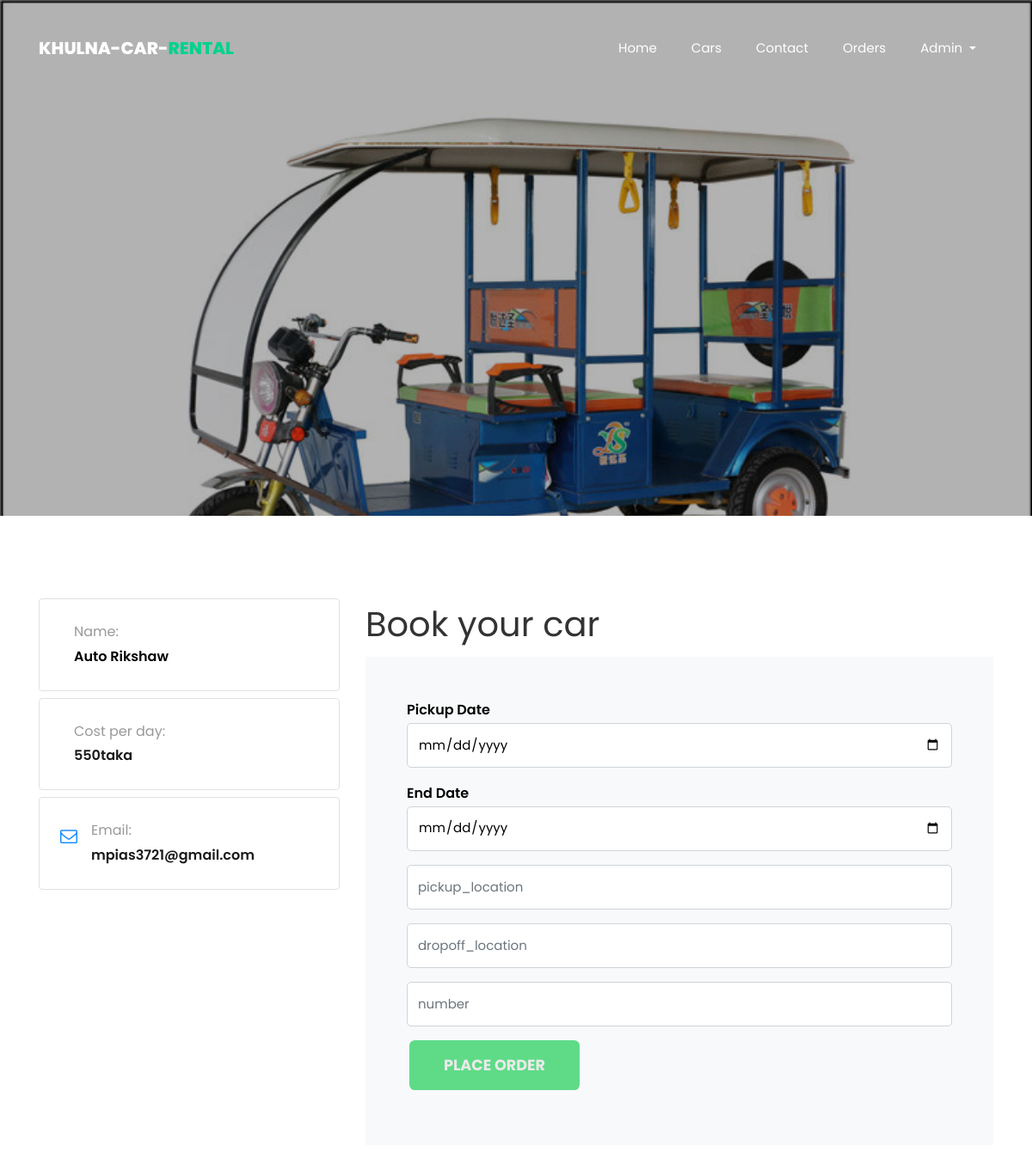
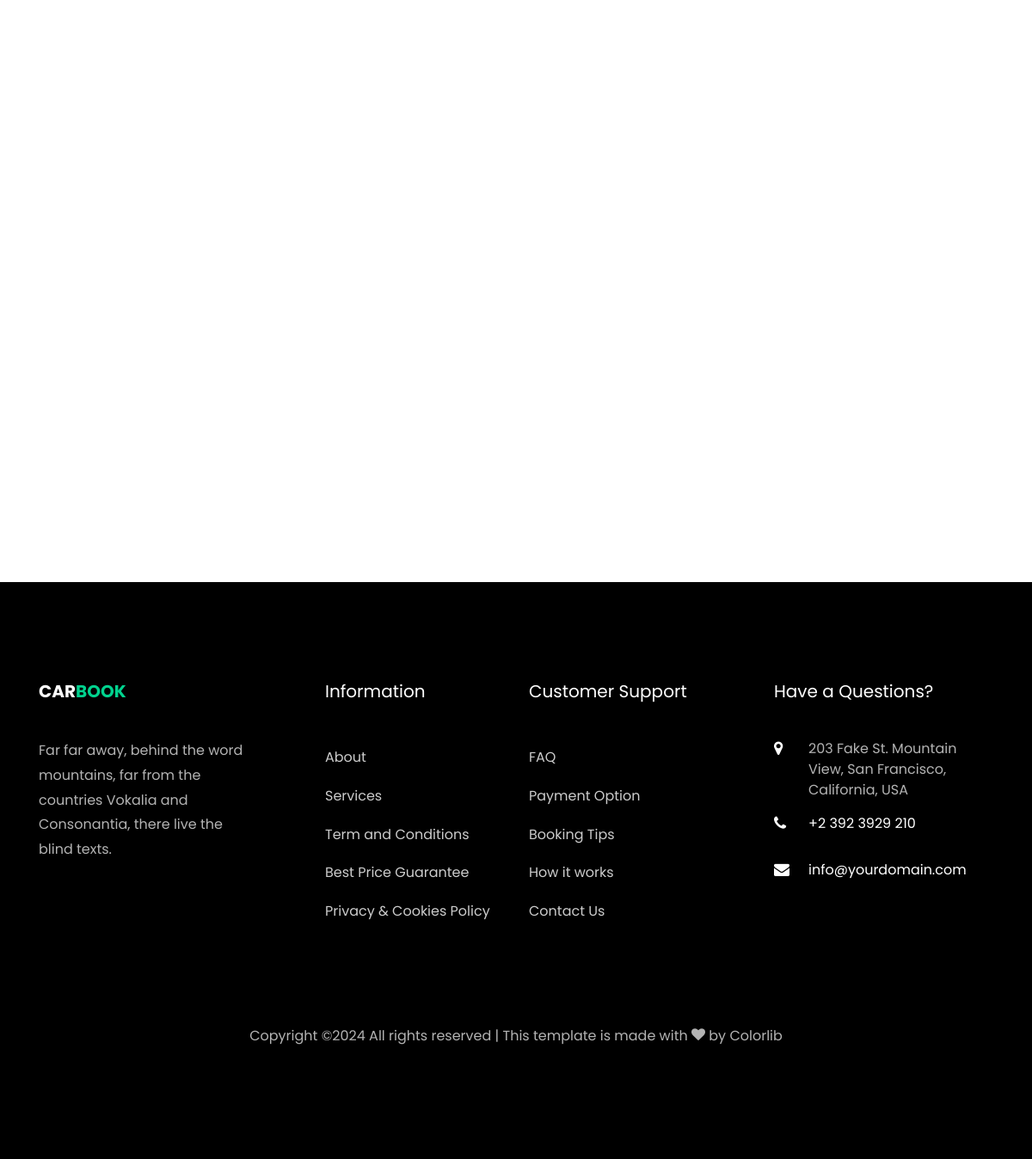
/book-car/9/ (signed in), run on the app's committed database (2 pictures, top to bottom).
### car/models.py (models this page shows, shortened)
class Car(models.Model):
    image = models.ImageField(upload_to='Cars', null=False, blank=False)
    car_name = models.CharField(max_length=100)
    category = models.ForeignKey(category, on_delete=models.CASCADE,blank=True, null =True)
    company_name = models.CharField(max_length=100)
    num_of_seats = models.IntegerField()
    cost_par_day = models.IntegerField()
    description = models.TextField()
    is_available= models.BooleanField(default=True)
    like = models.IntegerField(default=0)

### car/views.py (the view)
# urls.py: path('book-car/<int:id>/', views.book_car, name='book-car'),
@login_required
def book_car(request, id):
    car = Car.objects.get(id=id)
    if request.method == 'POST':
        rental_start_date = datetime.strptime(request.POST.get('rental_start_date'), '%Y-%m-%d')
        rental_end_date = datetime.strptime(request.POST.get('rental_end_date'), '%Y-%m-%d')
        pickup_location = request.POST.get('pickup_location')
        dropoff_location = request.POST.get('dropoff_location')
        phone = request.POST.get('phone')
        booking = Booking.objects.create(car=car, customer=request.user, rental_start_date=rental_start_date, rental_end_date=rental_end_date, phone=phone, pickup_location=pickup_location, dropoff_location=dropoff_location)
        subject = 'New car booked'
        html_content = render_to_string('home/email.html', {'booking': booking, })
        send_mail(
                    subject,
                    'from {{request.user.email}}',
                    'KhulnaCarRental.com',
                    ['mpias3721@gmail.com'],
                    fail_silently=False,
                    html_message=html_content,
                )
        return redirect('booking_details')
    else:
        return render(request, 'home/book_car.html', {'car': car})

### template/home/book_car.html (shortened to what this page needs)
{% include 'base/base.html' %}
{% block home %}
  <section class="hero-wrap hero-wrap-2 js-fullheight" style="background-image: url({{car.image.url}});" data-stellar-background-ratio="0.5">
    <div class="overlay"></div>
    <div class="container">
      <div class="row no-gutters slider-text js-fullheight align-items-end justify-content-start">
      </div>
    </div>
  </section>
  <section class="ftco-section contact-section">
    <div class="container">
      <div class="row d-flex mb-5 contact-info">
          <div class="col-md-4">
              <div class="row mb-5">
                <div class="col-md-12">
                    <div class="border w-100 p-4 rounded mb-2 d-flex">
                      <p><span>Name:</span>{{car.car_name}}</p>
                    </div>
                </div>
                <div class="col-md-12">
                    <div class="border w-100 p-4 rounded mb-2 d-flex">
                      <p><span>Cost per day:</span> <a href="">{{car.cost_par_day}}taka</a></p>
                    </div>
                </div>
                <div class="col-md-12">
                    <div class="border w-100 p-4 rounded mb-2 d-flex">
                        <div class="icon mr-3">
                            <span class="icon-envelope-o"></span>
                        </div>
                      <p><span>Email:</span> <a href="mailto:mpias3721@gmail.com">mpias3721@gmail.com</a></p>
                    </div>
                </div>
              </div>
        </div>
        <div class="col-md-8 block-9 mb-md-5">
          <h1>Book your car</h1>
            <form method="post" class="bg-light p-5 contact-form" id="booking-form"  >
                <div class="form-group">
                    <p>Pickup Date</p>
                    <input type="date" class="form-control"  placeholder="Start date" name="rental_start_date" id="rental_start_date" required>
                </div>
                <div class="form-group">
                    <p>End Date</p>
                    <input type="date" class="form-control"   placeholder="End date" name="rental_end_date" id="rental_end_date" required>
                </div>
                <div class="form-group">
                    <input type="text" class="form-control"  list="areas"  placeholder="pickup_location" name="pickup_location" required>
                </div>
                <div class="form-group">
                    <input type="text" class="form-control"  list="areas" placeholder="dropoff_location" name="dropoff_location" required>
                </div>
                <div class="form-group">
                    <input type="tel" class="form-control"  name="phone" id="phone" placeholder="number" required>
                </div>
                <div class="form-group">
                    <input type="submit" value="place order" class="btn">
                </div>
            </form>
        </div>
      </div>
      <div class="row justify-content-center">
          <div class="col-md-12">
              <div id="map" class="bg-white"></div>
          </div>
      </div>
    </div>
  </section>
  <footer class="ftco-footer ftco-bg-dark ftco-section">
    <div class="container">
      <div class="row mb-5">
        <div class="col-md">
          <div class="ftco-footer-widget mb-4">
            <h2 class="ftco-heading-2"><a href="#" class="logo">Car<span>book</span></a></h2>
            <p>Far far away, behind the word mountains, far from the countries Vokalia and Consonantia, there live the blind texts.</p>
            <ul class="ftco-footer-social list-unstyled float-md-left float-lft mt-5">
            </ul>
          </div>
        </div>
        <div class="col-md">
          <div class="ftco-footer-widget mb-4 ml-md-5">
            <h2 class="ftco-heading-2">Information</h2>
            <ul class="list-unstyled">
              <li><a href="#" class="py-2 d-block">About</a></li>
              <li><a href="#" class="py-2 d-block">Services</a></li>
              <li><a href="#" class="py-2 d-block">Term and Conditions</a></li>
              <li><a href="#" class="py-2 d-block">Best Price Guarantee</a></li>
              <li><a href="#" class="py-2 d-block">Privacy &amp; Cookies Policy</a></li>
            </ul>
          </div>
        </div>
        <div class="col-md">
           <div class="ftco-footer-widget mb-4">
            <h2 class="ftco-heading-2">Customer Support</h2>
            <ul class="list-unstyled">
              <li><a href="#" class="py-2 d-block">FAQ</a></li>
              <li><a href="#" class="py-2 d-block">Payment Option</a></li>
              <li><a href="#" class="py-2 d-block">Booking Tips</a></li>
              <li><a href="#" class="py-2 d-block">How it works</a></li>
              <li><a href="#" class="py-2 d-block">Contact Us</a></li>
            </ul>
          </div>
        </div>
        <div class="col-md">
          <div class="ftco-footer-widget mb-4">
              <h2 class="ftco-heading-2">Have a Questions?</h2>
              <div class="block-23 mb-3">
                <ul>
                  <li><span class="icon icon-map-marker"></span><span class="text">203 Fake St. Mountain View, San Francisco, California, USA</span></li>
                  <li><a href="#"><span class="icon icon-phone"></span><span class="text">+2 392 3929 210</span></a></li>
                  <li><a href="#"><span class="icon icon-envelope"></span><span class="text">info@yourdomain.com</span></a></li>
                </ul>
              </div>
          </div>
        </div>
      </div>
      <div class="row">
        <div class="col-md-12 text-center">
          <p>
Copyright &copy;<script>document.write(new Date().getFullYear());</script> All rights reserved | This template is made with <i class="icon-heart color-danger" aria-hidden="true"></i> by <a href="https://colorlib.com" target="_blank">Colorlib</a>
</p>
        </div>
      </div>
    </div>
  </footer>
{% endblock home  %}

### template/base/base.html (shortened to what this page needs)
<!DOCTYPE html>
<html lang="en">
  <head>
    <link rel="stylesheet" href="/static/css/open-iconic-bootstrap.min.css">
    <link rel="stylesheet" href="/static/css/animate.css">
    <link rel="stylesheet" href="/static/css/owl.carousel.min.css">
    <link rel="stylesheet" href="/static/css/owl.theme.default.min.css">
    <link rel="stylesheet" href="/static/css/magnific-popup.css">
    <link rel="stylesheet" href="/static/css/aos.css">
    <link rel="stylesheet" href="/static/css/ionicons.min.css">
    <link rel="stylesheet" href="/static/css/bootstrap-datepicker.css">
    <link rel="stylesheet" href="/static/css/jquery.timepicker.css">
    <link rel="stylesheet" href="/static/css/flaticon.css">
    <link rel="stylesheet" href="/static/css/icomoon.css">
    <link rel="stylesheet" href="/static/css/style.css">
  </head>
  <body>
    <nav class="navbar navbar-expand-lg navbar-dark ftco_navbar bg-dark ftco-navbar-light"  id="ftco-navbar">
      <div class="container">
        <a class="navbar-brand" href="{% url 'home' %}">Khulna-Car-<span>Rental</span></a>
        <div class="collapse navbar-collapse" id="ftco-nav">
          <ul class="navbar-nav ml-auto">
            <li class="nav-item"><a href="{% url 'home' %}" class="nav-link">Home</a></li>
            <li class="nav-item"><a href="{% url 'car-list' %}" class="nav-link">Cars</a></li>
            <li class="nav-item"><a href="{% url 'contact' %}" class="nav-link">Contact</a></li>
            {% if user.is_authenticated %}
            <li class="nav-item"><a href="{% url 'booking_details' %}" class="nav-link">Orders</a></li>
            <li class="nav-item dropdown">
              <a class="nav-link dropdown-toggle" href="#" id="navbarDropdown" role="button" data-toggle="dropdown" aria-haspopup="true" aria-expanded="false">
                {{ request.user | capfirst }}
              </a>
            </li>
            {% else %}
            <li class="nav-item"><a href="{% url 'login' %}" class="nav-link">Login</a></li>
            <li class="nav-item"><a href="{% url 'register' %}" class="nav-link">Register</a></li>
            {% endif %}
          </ul>
        </div>
      </div>
    </nav>
  </body>
</html>

### static/css/icomoon.css (style rules this page uses)
[class^="icon-"], [class*=" icon-"] { font-family: 'icomoon' !important; speak: none; font-style: normal; font-weight: normal; font-variant: normal; text-transform: none; line-height: 1; -webkit-font-smoothing: antialiased; -moz-osx-font-smoothing: grayscale; }
.icon-envelope-o:before { content: "\f003"; }
.icon-heart:before { content: "\f004"; }
.icon-map-marker:before { content: "\f041"; }
.icon-phone:before { content: "\f095"; }
.icon-envelope:before { content: "\f0e0"; }

### template/home/book_car.html (style rules this page uses)
.btn { font-size: 1.1rem; padding: 1rem 2.5rem; border: none; outline: none; border-radius: 0.4rem; cursor: pointer; text-transform: uppercase; background-color: rgb(95, 219, 136); color: rgb(234, 234, 234); font-weight: 700; transition: 0.6s; box-shadow: 0px 0px 60px #1f4c65; margin-left: 3px; }

### data on the page
Car: image (picture), car_name "Auto Rikshaw", cost_par_day "550"

### other printed values
{{ request.user | capfirst }} "Admin"
